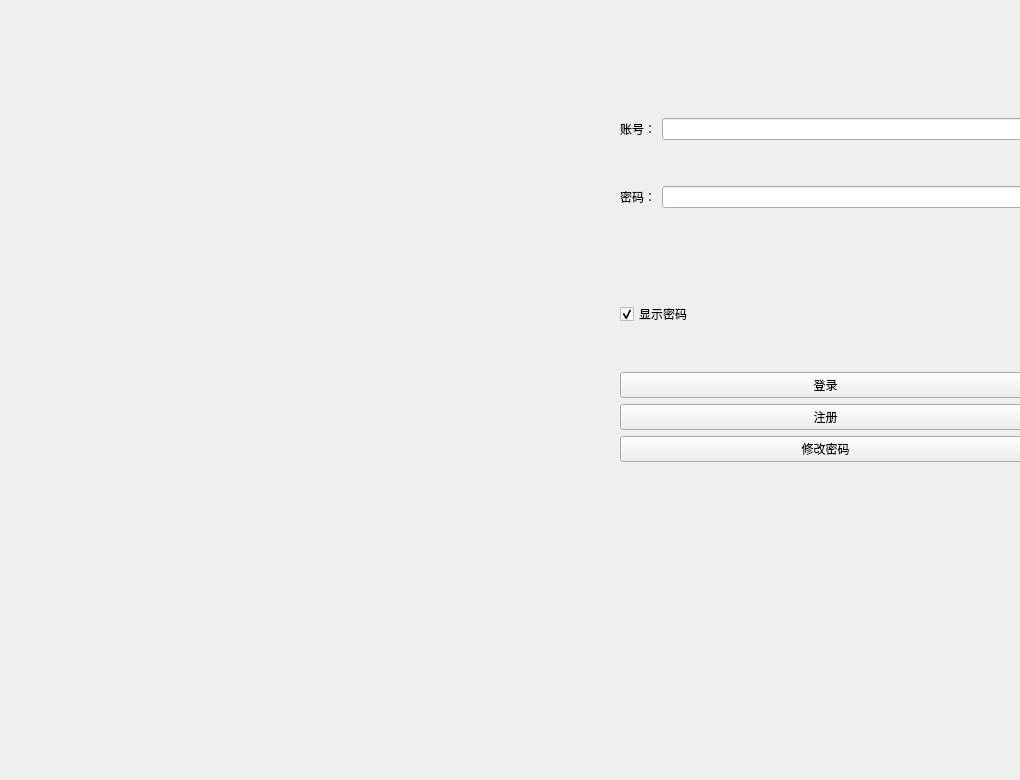
<?xml version="1.0" encoding="UTF-8"?>
<ui version="4.0">
 <class>MainWindow</class>
 <widget class="QMainWindow" name="MainWindow">
  <property name="geometry">
   <rect>
    <x>0</x>
    <y>0</y>
    <width>1020</width>
    <height>780</height>
   </rect>
  </property>
  <property name="windowTitle">
   <string>MainWindow</string>
  </property>
  <widget class="QWidget" name="centralwidget">
   <widget class="QLabel" name="label">
    <property name="geometry">
     <rect>
      <x>0</x>
      <y>0</y>
      <width>600</width>
      <height>780</height>
     </rect>
    </property>
    <property name="text">
     <string/>
    </property>
    <property name="pixmap">
     <pixmap resource="imag.qrc">:/Tomas.jpg</pixmap>
    </property>
    <property name="scaledContents">
     <bool>true</bool>
    </property>
   </widget>
   <widget class="QWidget" name="widget" native="true">
    <property name="geometry">
     <rect>
      <x>600</x>
      <y>0</y>
      <width>620</width>
      <height>780</height>
     </rect>
    </property>
    <widget class="QWidget" name="layoutWidget">
     <property name="geometry">
      <rect>
       <x>20</x>
       <y>30</y>
       <width>411</width>
       <height>521</height>
      </rect>
     </property>
     <layout class="QVBoxLayout" name="verticalLayout_3">
      <item>
       <layout class="QVBoxLayout" name="verticalLayout">
        <item>
         <layout class="QHBoxLayout" name="horizontalLayout">
          <item>
           <widget class="QLabel" name="label_2">
            <property name="text">
             <string>账号：</string>
            </property>
           </widget>
          </item>
          <item>
           <widget class="QLineEdit" name="L_Ac"/>
          </item>
         </layout>
        </item>
        <item>
         <spacer name="verticalSpacer">
          <property name="orientation">
           <enum>Qt::Vertical</enum>
          </property>
          <property name="sizeType">
           <enum>QSizePolicy::Fixed</enum>
          </property>
          <property name="sizeHint" stdset="0">
           <size>
            <width>20</width>
            <height>40</height>
           </size>
          </property>
         </spacer>
        </item>
        <item>
         <layout class="QHBoxLayout" name="horizontalLayout_2">
          <item>
           <widget class="QLabel" name="label_4">
            <property name="text">
             <string>密码：</string>
            </property>
           </widget>
          </item>
          <item>
           <widget class="QLineEdit" name="L_Psd"/>
          </item>
         </layout>
        </item>
       </layout>
      </item>
      <item>
       <layout class="QVBoxLayout" name="verticalLayout_2">
        <item>
         <layout class="QHBoxLayout" name="horizontalLayout_4">
          <item>
           <widget class="QCheckBox" name="checkBox">
            <property name="text">
             <string>显示密码</string>
            </property>
            <property name="checked">
             <bool>true</bool>
            </property>
           </widget>
          </item>
         </layout>
        </item>
        <item>
         <spacer name="verticalSpacer_2">
          <property name="orientation">
           <enum>Qt::Vertical</enum>
          </property>
          <property name="sizeType">
           <enum>QSizePolicy::Fixed</enum>
          </property>
          <property name="sizeHint" stdset="0">
           <size>
            <width>20</width>
            <height>40</height>
           </size>
          </property>
         </spacer>
        </item>
        <item>
         <widget class="QPushButton" name="btn_login">
          <property name="text">
           <string>登录</string>
          </property>
         </widget>
        </item>
        <item>
         <widget class="QPushButton" name="btn_reg">
          <property name="text">
           <string>注册</string>
          </property>
         </widget>
        </item>
        <item>
         <widget class="QPushButton" name="btn_chg">
          <property name="text">
           <string>修改密码</string>
          </property>
         </widget>
        </item>
       </layout>
      </item>
     </layout>
    </widget>
   </widget>
  </widget>
 </widget>
 <resources>
  <include location="imag.qrc"/>
 </resources>
 <connections/>
</ui>
